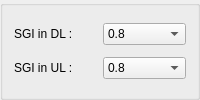
              <widget class="QGroupBox" name="groupbox_sgi_dl_ul">
               <layout class="QGridLayout" name="SGI_2">
                <item row="3" column="0">
                 <layout class="QHBoxLayout" name="SGI_UL_2">
                  <item>
                   <widget class="QLabel" name="label_18">
                    <property name="text">
                     <string>SGI in UL :</string>
                    </property>
                   </widget>
                  </item>
                  <item>
                   <widget class="QComboBox" name="comboBox_sgi_ul">
                    <item>
                     <property name="text">
                      <string>0.8</string>
                     </property>
                    </item>
                    <item>
                     <property name="text">
                      <string>1.6</string>
                     </property>
                    </item>
                    <item>
                     <property name="text">
                      <string>3.2</string>
                     </property>
                    </item>
                   </widget>
                  </item>
                 </layout>
                </item>
                <item row="2" column="0">
                 <layout class="QHBoxLayout" name="SGI_DL_2">
                  <item>
                   <widget class="QLabel" name="label_16">
                    <property name="text">
                     <string>SGI in DL :</string>
                    </property>
                   </widget>
                  </item>
                  <item>
                   <widget class="QComboBox" name="comboBox_sgi_dl">
                    <item>
                     <property name="text">
                      <string>0.8</string>
                     </property>
                    </item>
                    <item>
                     <property name="text">
                      <string>1.6</string>
                     </property>
                    </item>
                    <item>
                     <property name="text">
                      <string>3.2</string>
                     </property>
                    </item>
                   </widget>
                  </item>
                 </layout>
                </item>
               </layout>
              </widget>
